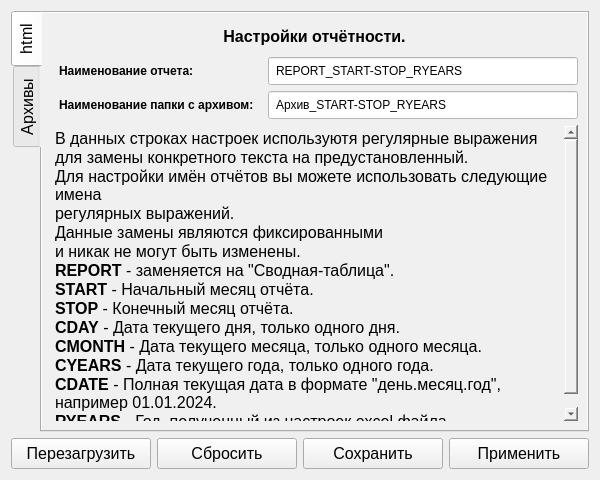
<?xml version="1.0" encoding="UTF-8"?>
<ui version="4.0">
 <class>settings_form</class>
 <widget class="QWidget" name="settings_form">
  <property name="geometry">
   <rect>
    <x>0</x>
    <y>0</y>
    <width>600</width>
    <height>480</height>
   </rect>
  </property>
  <property name="minimumSize">
   <size>
    <width>600</width>
    <height>480</height>
   </size>
  </property>
  <property name="font">
   <font>
    <family>Arial</family>
    <pointsize>12</pointsize>
   </font>
  </property>
  <property name="contextMenuPolicy">
   <enum>Qt::DefaultContextMenu</enum>
  </property>
  <property name="windowTitle">
   <string>Настройки</string>
  </property>
  <property name="windowIcon">
   <iconset>
    <normaloff>excel.svg</normaloff>excel.svg</iconset>
  </property>
  <layout class="QVBoxLayout" name="verticalLayout">
   <item>
    <widget class="QTabWidget" name="tab_widget">
     <property name="layoutDirection">
      <enum>Qt::LeftToRight</enum>
     </property>
     <property name="styleSheet">
      <string notr="true">background-color: rgb(240, 240, 240);</string>
     </property>
     <property name="tabPosition">
      <enum>QTabWidget::West</enum>
     </property>
     <property name="currentIndex">
      <number>0</number>
     </property>
     <widget class="QWidget" name="tab">
      <attribute name="icon">
       <iconset>
        <normaloff>html.svg</normaloff>html.svg</iconset>
      </attribute>
      <attribute name="title">
       <string>html</string>
      </attribute>
      <layout class="QGridLayout" name="gridLayout">
       <item row="1" column="0">
        <widget class="QLabel" name="label_regular">
         <property name="styleSheet">
          <string notr="true">padding: 5px;</string>
         </property>
         <property name="text">
          <string>&lt;html&gt;&lt;head/&gt;&lt;body&gt;&lt;p&gt;&lt;span style=&quot; font-weight:600;&quot;&gt;Наименование отчета:&lt;/span&gt;&lt;/p&gt;&lt;/body&gt;&lt;/html&gt;</string>
         </property>
        </widget>
       </item>
       <item row="1" column="1">
        <widget class="QLineEdit" name="edit_regular">
         <property name="styleSheet">
          <string notr="true">background-color: rgb(255, 255, 255);
padding: 5px;</string>
         </property>
         <property name="text">
          <string>REPORT_START-STOP_RYEARS</string>
         </property>
        </widget>
       </item>
       <item row="2" column="0">
        <widget class="QLabel" name="label_zip">
         <property name="styleSheet">
          <string notr="true">padding: 5px;</string>
         </property>
         <property name="text">
          <string>&lt;html&gt;&lt;head/&gt;&lt;body&gt;&lt;p&gt;&lt;span style=&quot; font-weight:600;&quot;&gt;Наименование папки с архивом:&lt;/span&gt;&lt;/p&gt;&lt;/body&gt;&lt;/html&gt;</string>
         </property>
        </widget>
       </item>
       <item row="2" column="1">
        <widget class="QLineEdit" name="edit_zip">
         <property name="styleSheet">
          <string notr="true">background-color: rgb(255, 255, 255);
padding: 5px;</string>
         </property>
         <property name="text">
          <string>Архив_START-STOP_RYEARS</string>
         </property>
        </widget>
       </item>
       <item row="3" column="0" colspan="2">
        <widget class="QTextEdit" name="edit_info">
         <property name="sizePolicy">
          <sizepolicy hsizetype="Expanding" vsizetype="Expanding">
           <horstretch>0</horstretch>
           <verstretch>0</verstretch>
          </sizepolicy>
         </property>
         <property name="styleSheet">
          <string notr="true">background-color: rgb(240, 240, 240);</string>
         </property>
         <property name="frameShape">
          <enum>QFrame::NoFrame</enum>
         </property>
         <property name="frameShadow">
          <enum>QFrame::Plain</enum>
         </property>
         <property name="sizeAdjustPolicy">
          <enum>QAbstractScrollArea::AdjustIgnored</enum>
         </property>
         <property name="undoRedoEnabled">
          <bool>false</bool>
         </property>
         <property name="html">
          <string>&lt;!DOCTYPE HTML PUBLIC &quot;-//W3C//DTD HTML 4.0//EN&quot; &quot;http://www.w3.org/TR/REC-html40/strict.dtd&quot;&gt;
&lt;html&gt;&lt;head&gt;&lt;meta name=&quot;qrichtext&quot; content=&quot;1&quot; /&gt;&lt;style type=&quot;text/css&quot;&gt;
p, li { white-space: pre-wrap; }
&lt;/style&gt;&lt;/head&gt;&lt;body style=&quot; font-family:'MS Shell Dlg 2'; font-size:8.25pt; font-weight:400; font-style:normal;&quot;&gt;
&lt;p style=&quot; margin-top:0px; margin-bottom:0px; margin-left:0px; margin-right:0px; -qt-block-indent:0; text-indent:0px;&quot;&gt;&lt;span style=&quot; font-family:'Arial'; font-size:12pt;&quot;&gt;В данных строках настроек используютя регулярные выражения&lt;/span&gt;&lt;/p&gt;
&lt;p style=&quot; margin-top:0px; margin-bottom:0px; margin-left:0px; margin-right:0px; -qt-block-indent:0; text-indent:0px;&quot;&gt;&lt;span style=&quot; font-family:'Arial'; font-size:12pt;&quot;&gt;для замены конкретного текста на предустановленный.&lt;/span&gt;&lt;/p&gt;
&lt;p style=&quot; margin-top:0px; margin-bottom:0px; margin-left:0px; margin-right:0px; -qt-block-indent:0; text-indent:0px;&quot;&gt;&lt;span style=&quot; font-family:'Arial'; font-size:12pt;&quot;&gt;Для настройки имён отчётов вы можете использовать следующие имена&lt;/span&gt;&lt;/p&gt;
&lt;p style=&quot; margin-top:0px; margin-bottom:0px; margin-left:0px; margin-right:0px; -qt-block-indent:0; text-indent:0px;&quot;&gt;&lt;span style=&quot; font-family:'Arial'; font-size:12pt;&quot;&gt;регулярных выражений.&lt;/span&gt;&lt;/p&gt;
&lt;p style=&quot; margin-top:0px; margin-bottom:0px; margin-left:0px; margin-right:0px; -qt-block-indent:0; text-indent:0px;&quot;&gt;&lt;span style=&quot; font-family:'Arial'; font-size:12pt;&quot;&gt;Данные замены являются фиксированными &lt;/span&gt;&lt;/p&gt;
&lt;p style=&quot; margin-top:0px; margin-bottom:0px; margin-left:0px; margin-right:0px; -qt-block-indent:0; text-indent:0px;&quot;&gt;&lt;span style=&quot; font-family:'Arial'; font-size:12pt;&quot;&gt;и никак не могут быть изменены.&lt;/span&gt;&lt;/p&gt;
&lt;p style=&quot; margin-top:0px; margin-bottom:0px; margin-left:0px; margin-right:0px; -qt-block-indent:0; text-indent:0px;&quot;&gt;&lt;span style=&quot; font-family:'Arial'; font-size:12pt; font-weight:600;&quot;&gt;REPORT&lt;/span&gt;&lt;span style=&quot; font-family:'Arial'; font-size:12pt;&quot;&gt; - заменяется на &amp;quot;Сводная-таблица&amp;quot;.&lt;/span&gt;&lt;/p&gt;
&lt;p style=&quot; margin-top:0px; margin-bottom:0px; margin-left:0px; margin-right:0px; -qt-block-indent:0; text-indent:0px;&quot;&gt;&lt;span style=&quot; font-family:'Arial'; font-size:12pt; font-weight:600;&quot;&gt;START&lt;/span&gt;&lt;span style=&quot; font-family:'Arial'; font-size:12pt;&quot;&gt; - Начальный месяц отчёта.&lt;/span&gt;&lt;/p&gt;
&lt;p style=&quot; margin-top:0px; margin-bottom:0px; margin-left:0px; margin-right:0px; -qt-block-indent:0; text-indent:0px;&quot;&gt;&lt;span style=&quot; font-family:'Arial'; font-size:12pt; font-weight:600;&quot;&gt;STOP&lt;/span&gt;&lt;span style=&quot; font-family:'Arial'; font-size:12pt;&quot;&gt; - Конечный месяц отчёта.&lt;/span&gt;&lt;/p&gt;
&lt;p style=&quot; margin-top:0px; margin-bottom:0px; margin-left:0px; margin-right:0px; -qt-block-indent:0; text-indent:0px;&quot;&gt;&lt;span style=&quot; font-family:'Arial'; font-size:12pt; font-weight:600;&quot;&gt;CDAY&lt;/span&gt;&lt;span style=&quot; font-family:'Arial'; font-size:12pt;&quot;&gt; - Дата текущего дня, только одного дня.&lt;/span&gt;&lt;/p&gt;
&lt;p style=&quot; margin-top:0px; margin-bottom:0px; margin-left:0px; margin-right:0px; -qt-block-indent:0; text-indent:0px;&quot;&gt;&lt;span style=&quot; font-family:'Arial'; font-size:12pt; font-weight:600;&quot;&gt;CMONTH&lt;/span&gt;&lt;span style=&quot; font-family:'Arial'; font-size:12pt;&quot;&gt; - Дата текущего месяца, только одного месяца.&lt;/span&gt;&lt;/p&gt;
&lt;p style=&quot; margin-top:0px; margin-bottom:0px; margin-left:0px; margin-right:0px; -qt-block-indent:0; text-indent:0px;&quot;&gt;&lt;span style=&quot; font-family:'Arial'; font-size:12pt; font-weight:600;&quot;&gt;CYEARS&lt;/span&gt;&lt;span style=&quot; font-family:'Arial'; font-size:12pt;&quot;&gt; - Дата текущего года, только одного года.&lt;/span&gt;&lt;/p&gt;
&lt;p style=&quot; margin-top:0px; margin-bottom:0px; margin-left:0px; margin-right:0px; -qt-block-indent:0; text-indent:0px;&quot;&gt;&lt;span style=&quot; font-family:'Arial'; font-size:12pt; font-weight:600;&quot;&gt;CDATE&lt;/span&gt;&lt;span style=&quot; font-family:'Arial'; font-size:12pt;&quot;&gt; - Полная текущая дата в формате &amp;quot;день.месяц.год&amp;quot;, например 01.01.2024.&lt;/span&gt;&lt;/p&gt;
&lt;p style=&quot; margin-top:0px; margin-bottom:0px; margin-left:0px; margin-right:0px; -qt-block-indent:0; text-indent:0px;&quot;&gt;&lt;span style=&quot; font-family:'Arial'; font-size:12pt; font-weight:600;&quot;&gt;RYEARS&lt;/span&gt;&lt;span style=&quot; font-family:'Arial'; font-size:12pt;&quot;&gt; - Год, полученный из настроек excel файла.&lt;/span&gt;&lt;/p&gt;&lt;/body&gt;&lt;/html&gt;</string>
         </property>
         <property name="acceptRichText">
          <bool>false</bool>
         </property>
         <property name="textInteractionFlags">
          <set>Qt::TextSelectableByKeyboard|Qt::TextSelectableByMouse</set>
         </property>
        </widget>
       </item>
       <item row="0" column="0" colspan="2">
        <widget class="QLabel" name="label_html">
         <property name="sizePolicy">
          <sizepolicy hsizetype="Preferred" vsizetype="Preferred">
           <horstretch>0</horstretch>
           <verstretch>0</verstretch>
          </sizepolicy>
         </property>
         <property name="styleSheet">
          <string notr="true">padding: 5px;</string>
         </property>
         <property name="text">
          <string>&lt;html&gt;&lt;head/&gt;&lt;body&gt;&lt;p&gt;&lt;span style=&quot; font-size:12pt; font-weight:600;&quot;&gt;Настройки отчётности.&lt;/span&gt;&lt;/p&gt;&lt;/body&gt;&lt;/html&gt;</string>
         </property>
         <property name="alignment">
          <set>Qt::AlignCenter</set>
         </property>
        </widget>
       </item>
      </layout>
     </widget>
     <widget class="QWidget" name="tab_2">
      <attribute name="icon">
       <iconset>
        <normaloff>zip.png</normaloff>zip.png</iconset>
      </attribute>
      <attribute name="title">
       <string>Архивы</string>
      </attribute>
      <layout class="QGridLayout" name="gridLayout_2">
       <item row="0" column="0">
        <widget class="QLabel" name="label_zipconfig">
         <property name="sizePolicy">
          <sizepolicy hsizetype="Expanding" vsizetype="Preferred">
           <horstretch>0</horstretch>
           <verstretch>0</verstretch>
          </sizepolicy>
         </property>
         <property name="styleSheet">
          <string notr="true">padding: 5px;</string>
         </property>
         <property name="text">
          <string>&lt;html&gt;&lt;head/&gt;&lt;body&gt;&lt;p&gt;&lt;span style=&quot; font-size:12pt; font-weight:600;&quot;&gt;Настройки архивов.&lt;/span&gt;&lt;/p&gt;&lt;/body&gt;&lt;/html&gt;</string>
         </property>
         <property name="alignment">
          <set>Qt::AlignCenter</set>
         </property>
        </widget>
       </item>
       <item row="1" column="0">
        <widget class="QCheckBox" name="check_run">
         <property name="styleSheet">
          <string notr="true">padding: 5px;</string>
         </property>
         <property name="text">
          <string>Открыть отчёт после создания</string>
         </property>
         <property name="checked">
          <bool>true</bool>
         </property>
        </widget>
       </item>
       <item row="2" column="0">
        <widget class="QCheckBox" name="check_zip">
         <property name="styleSheet">
          <string notr="true">padding: 5px;</string>
         </property>
         <property name="text">
          <string>Открыть папку с архивом после формирования</string>
         </property>
        </widget>
       </item>
       <item row="3" column="0">
        <spacer name="verticalSpacer">
         <property name="orientation">
          <enum>Qt::Vertical</enum>
         </property>
         <property name="sizeHint" stdset="0">
          <size>
           <width>532</width>
           <height>330</height>
          </size>
         </property>
        </spacer>
       </item>
      </layout>
     </widget>
    </widget>
   </item>
   <item>
    <layout class="QHBoxLayout" name="horizontal_layout">
     <item>
      <widget class="QPushButton" name="upload_btn">
       <property name="styleSheet">
        <string notr="true">padding: 5px;</string>
       </property>
       <property name="text">
        <string>Перезагрузить</string>
       </property>
       <property name="icon">
        <iconset>
         <normaloff>refresh.png</normaloff>refresh.png</iconset>
       </property>
      </widget>
     </item>
     <item>
      <widget class="QPushButton" name="clear_btn">
       <property name="styleSheet">
        <string notr="true">padding: 5px;</string>
       </property>
       <property name="text">
        <string>Сбросить</string>
       </property>
       <property name="icon">
        <iconset>
         <normaloff>clear.png</normaloff>clear.png</iconset>
       </property>
      </widget>
     </item>
     <item>
      <widget class="QPushButton" name="save_btn">
       <property name="styleSheet">
        <string notr="true">padding: 5px;</string>
       </property>
       <property name="text">
        <string>Сохранить</string>
       </property>
       <property name="icon">
        <iconset>
         <normaloff>save.png</normaloff>save.png</iconset>
       </property>
      </widget>
     </item>
     <item>
      <widget class="QPushButton" name="uses_btn">
       <property name="styleSheet">
        <string notr="true">padding: 5px;</string>
       </property>
       <property name="text">
        <string>Применить</string>
       </property>
       <property name="icon">
        <iconset>
         <normaloff>uses.png</normaloff>uses.png</iconset>
       </property>
      </widget>
     </item>
    </layout>
   </item>
  </layout>
 </widget>
 <resources>
  <include location="resources.qrc"/>
 </resources>
 <connections/>
</ui>
